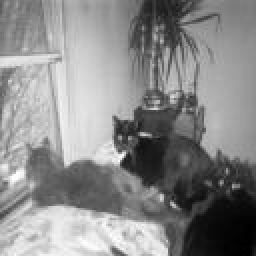
#> input picture week4/dataset/cat.1.jpg, 128 x 128 px (shown 2 times larger); its folder holds 4 pictures in this run
$ jupyter execute cat_dog_classification.ipynb
#> lines starting #> are read from the running program, lines starting #| are printed output that depends on the picture
# Cat and Dog Classification
Classify images of cats and dogs using Histogram of Oriented Gradients (HOG) for feature extraction and Decision Tree for classification.

[cell 1]
import os
import numpy as np
from skimage.io import imread, imsave
from skimage.color import rgb2gray
from skimage.feature import hog
from skimage.transform import resize
from sklearn.model_selection import train_test_split
from sklearn.tree import DecisionTreeClassifier
from sklearn.metrics import accuracy_score
import matplotlib.pyplot as plt
from skimage import img_as_ubyte


data_dir = './dataset'
images, labels = [], []
# Iterate through dataset directory
for file in os.listdir(data_dir):
    if file.endswith('.jpg'):
        img_path = os.path.join(data_dir, file)

        # Assign labels based on filename prefix
        if file.startswith('cat'):
            labels.append(0)  # Cat = 0
        elif file.startswith('dog'):
            labels.append(1)  # Dog = 1
        else:
            continue

        # Read, convert to grayscale, and resize to 128x128
        img = imread(img_path)
#> img is the input picture: shape (128, 128, 3); min 0, max 255, mean 137.8
        img = rgb2gray(img)
#> img: shape (128, 128) float64
        img_resized = resize(img, (128, 128), anti_aliasing=True)
        images.append(img_resized)

# Convert lists to numpy arrays
images = np.array(images)
labels = np.array(labels)
# Dataset summary
print('Images shape:', images.shape)
#| Images shape: (4, 128, 128)
print('Labels shape:', labels.shape)
#| Labels shape: (4,)
print(f'Number of cats: {np.sum(labels == 0)}')
print(f'Number of dogs: {np.sum(labels == 1)}')


# ----------------------------
def extract_hog_features(images, visualize=False,
                         pixels_per_cell=(8, 8),
                         cells_per_block=(2, 2),
                         orientations=9):
    """
    Extract HOG (Histogram of Oriented Gradients) features.
    Args:
        images: list/array of grayscale images
        visualize: if True, return HOG visualizations
        pixels_per_cell, cells_per_block, orientations: HOG parameters
    Returns:
        hog_features: array of extracted features
        hog_images: array of HOG visualizations (if visualize=True)
    """
#> called with images = array of shape (4, 128, 128), visualize = True, pixels_per_cell = (8, 8), cells_per_block = (2, 2), orientations = 9
    hog_features = []
    hog_images = []

    for img in images:
        if visualize:
            features, hog_image = hog(img,
                                      orientations=orientations,
                                      pixels_per_cell=pixels_per_cell,
                                      cells_per_block=cells_per_block,
                                      visualize=True,
                                      block_norm='L2-Hys')
            hog_features.append(features)
            hog_images.append(hog_image)
        else:
            features = hog(img,
                           orientations=orientations,
                           pixels_per_cell=pixels_per_cell,
                           cells_per_block=cells_per_block,
                           visualize=False,
                           block_norm='L2-Hys')
            hog_features.append(features)

    hog_features = np.array(hog_features)
    hog_images = np.array(hog_images) if visualize else None
    return hog_features, hog_images


# ----------------------------
def split_and_save_dataset(images, labels, test_size=0.2, train_dir='./dog-cat/train', test_dir='./dog-cat/test'):
    """
    Split dataset into train and test sets with stratified sampling.
    Save images to disk and extract HOG features.
    Args:
        images: numpy array of images
        labels: numpy array of labels
        test_size: proportion for test set
    Returns:
        X_train, X_test, y_train, y_test, idx_train, idx_test
    """
#> called with images = array of shape (4, 128, 128), labels = array of shape (4,), test_size = 0.2, train_dir = './dog-cat/train', test_dir = './dog-cat/test'
    # Split indices stratified by labels
    idx_train, idx_test = train_test_split(
        np.arange(len(images)),
        test_size=test_size,
        stratify=labels,
        random_state=42
    )
    # Create directories if not exist
    os.makedirs(train_dir, exist_ok=True)
    os.makedirs(test_dir, exist_ok=True)
    # Save train images
    for i in idx_train:
        fname = f'{"cat" if labels[i] == 0 else "dog"}_{i}.jpg'
        imsave(os.path.join(train_dir, fname), img_as_ubyte(images[i]))
#> this loop made 3 passes
#> pass 1, in split_and_save_dataset, `imsave(os.path.join(train_dir, fname), img_as_ubyte(images[i]))`:
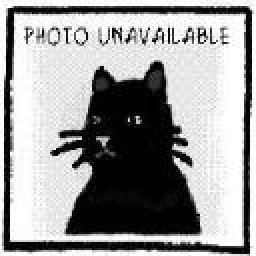
#> saved as cat_1.jpg: shape (128, 128) (shown 2 times larger); min 0, max 255, mean 154.7
#> pass 2, in split_and_save_dataset, `imsave(os.path.join(train_dir, fname), img_as_ubyte(images[i]))`:
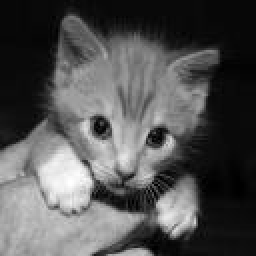
#> saved as cat_3.jpg: shape (128, 128) (shown 2 times larger); min 0, max 255, mean 82.7
    # Save test images
    for i in idx_test:
        fname = f'{"cat" if labels[i] == 0 else "dog"}_{i}.jpg'
        imsave(os.path.join(test_dir, fname), img_as_ubyte(images[i]))
#> this loop made 1 pass
#> pass 1, in split_and_save_dataset, `imsave(os.path.join(test_dir, fname), img_as_ubyte(images[i]))`:
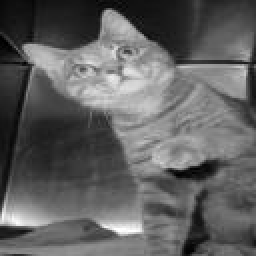
#> saved as cat_2.jpg: shape (128, 128) (shown 2 times larger); min 0, max 255, mean 96.9
    # Extract HOG features for both sets
    X_train, _ = extract_hog_features(images[idx_train], visualize=False)
    X_test, _ = extract_hog_features(images[idx_test], visualize=False)
    y_train = labels[idx_train]
    y_test = labels[idx_test]


    return X_train, X_test, y_train, y_test, idx_train, idx_test


# ------------------------------
def train_decision_tree(X_train, y_train,
                        max_depth=20,
                        min_samples_split=5,
                        min_samples_leaf=2):
    """
    Train a Decision Tree classifier.
    Args:
        X_train: training features
        y_train: training labels
        max_depth, min_samples_split, min_samples_leaf: tree parameters
    Returns:
        trained DecisionTreeClassifier
    """
    clf = DecisionTreeClassifier(
        max_depth=max_depth,
        min_samples_split=min_samples_split,
        min_samples_leaf=min_samples_leaf,
        random_state=42
    )
    clf.fit(X_train, y_train)
    return clf
# [9 lines of commented-out code are left out]
def evaluate_model(clf, X_test, y_test):
    """
    Evaluate classifier using accuracy score.
    Returns:
        accuracy, predicted labels
    """
    y_pred = clf.predict(X_test)
    accuracy = accuracy_score(y_test, y_pred)
    return accuracy, y_pred


# ----------------------------
# Extract HOG features for visualization (whole dataset)
hog_features, hog_images = extract_hog_features(images, visualize=True)

# Split dataset and extract HOG features
X_train, X_test, y_train, y_test, idx_train, idx_test = split_and_save_dataset(images, labels, test_size=0.2)
# Train Decision Tree
clf = train_decision_tree(X_train, y_train)
# Evaluate on test set
accuracy, y_pred = evaluate_model(clf, X_test, y_test)
print(f'Test Accuracy: {accuracy:.4f}')

# ----------------------------
classes = ['cat', 'dog']
# Separate indices of cats and dogs in test set
cat_indices = [idx for idx in idx_test if y_test[np.where(idx_test == idx)[0][0]] == 0]
dog_indices = [idx for idx in idx_test if y_test[np.where(idx_test == idx)[0][0]] == 1]
# Select up to 5 samples from each class
sample_indices = cat_indices[:min(5, len(cat_indices))] + dog_indices[:min(5, len(dog_indices))]
# Plot original and HOG images with predictions
fig, axes = plt.subplots(len(sample_indices), 2, figsize=(8, 4 * len(sample_indices)))
for i, idx in enumerate(sample_indices):
    # Original image
    ax = axes[i, 0] if len(sample_indices) > 1 else axes[0]
    true_label = y_test[np.where(idx_test == idx)[0][0]]
    pred_label = y_pred[np.where(idx_test == idx)[0][0]]
    ax.imshow(images[idx], cmap='gray')
    ax.set_title(f'Pred: {classes[pred_label]} | True: {classes[true_label]}')
    ax.axis('off')
    # HOG image
    ax = axes[i, 1] if len(sample_indices) > 1 else axes[1]
    ax.imshow(hog_images[idx], cmap='gray')
    ax.set_title(f'HOG | Pred: {classes[pred_label]}')
    ax.axis('off')

plt.tight_layout()
plt.show()
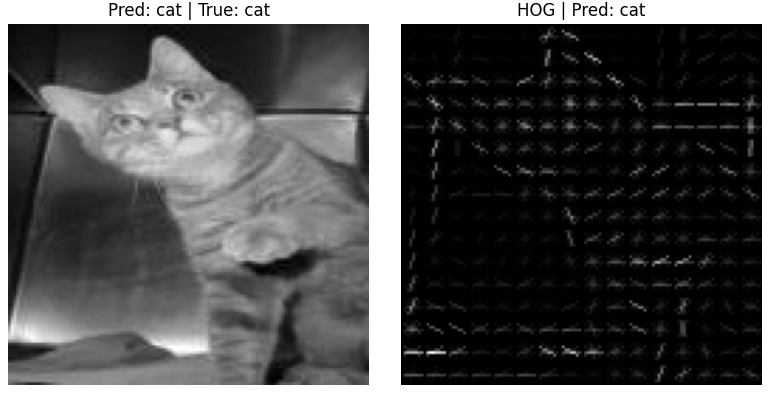
#> figure drawn by matplotlib, 2 panels
